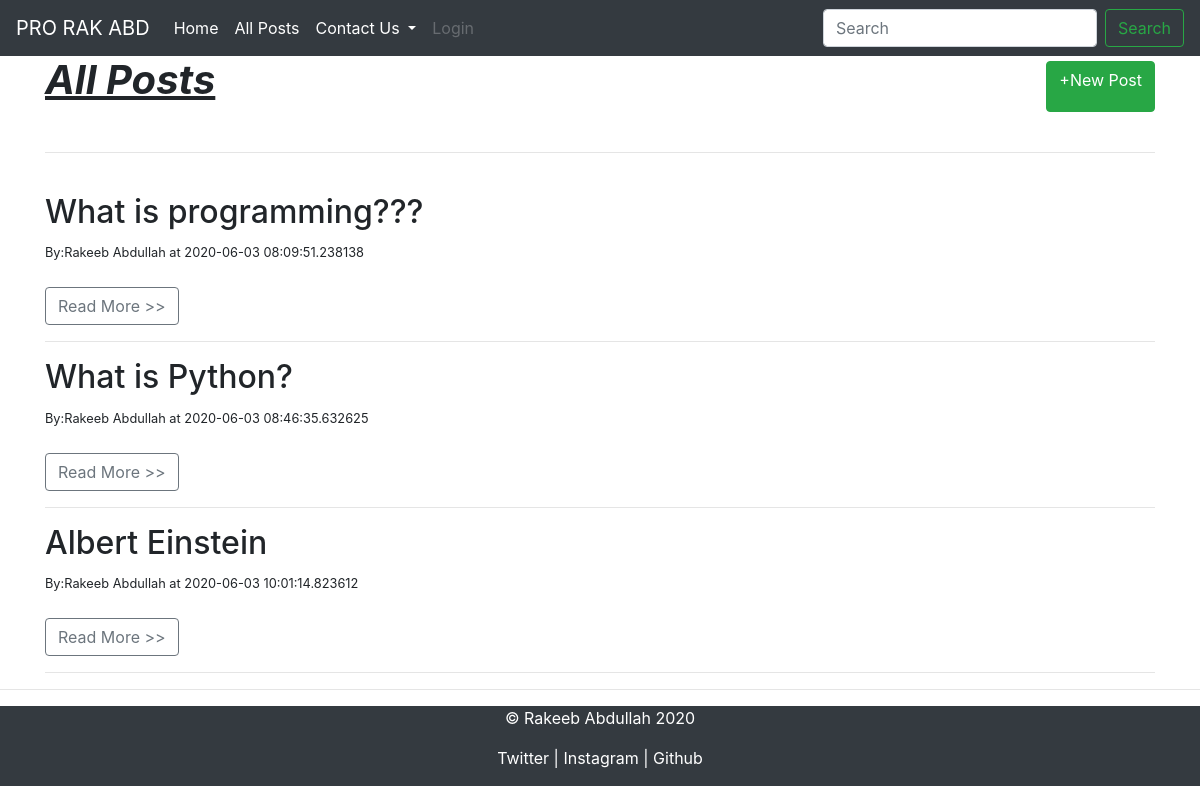
The page /posts on the database its author committed.
### blog_app/models.py (models this page shows, shortened)
class BlogPost(db.Model):
    id = db.Column(db.Integer, primary_key=True)
    title = db.Column(db.String(100), nullable=False)
    content = db.Column(db.Text, nullable=False)
    author = db.Column(db.String(20), nullable=False, default='N/A')
    date_posted = db.Column(db.DateTime, nullable=False,
                            default=datetime.utcnow)

### blog_app/route.py (the view)
@app.route('/posts', methods=['GET', 'POST'])
def posts():
    all_posts = BlogPost.query.order_by(BlogPost.date_posted).all()
    return render_template('posts.html', posts=all_posts)

### blog_app/templates/posts.html (shortened to what this page needs)
{% extends 'base.html' %}
{% block head %}
<link rel="stylesheet" href="{{ url_for('static',filename='css/posts.css') }}">
{% endblock %}
{% block body %}
<div class="header">
  <h1 id="post-heading" style="font-style: italic; font-weight: bolder;text-decoration: underline;">All Posts</h1>
  <a href="/posts/new_post" class="btn btn-success">+New Post</a>
</div>
<br>
<hr>
<br>
{% for post in posts %}
<h2>{{ post.title }}</h2>
{% if post.author %}
  <small>By:{{ post.author }} at {{ post.date_posted }}</small>
{% else %}
  <small>By:N/A at {{ post.date_posted }}</small>
{% endif %}
<br>
<br>
<a href="/posts/read_more/{{post.id}}" class="btn btn-outline-secondary">Read More >></a>
<hr>
{% endfor %}
{% endblock %}

### blog_app/templates/base.html (shortened to what this page needs)
<!DOCTYPE html>
<html lang="en">
<head>
    <link rel="stylesheet" href="{{ url_for( 'static',filename='css/bootstrap.css' ) }}">
    <link rel="stylesheet" href="https://stackpath.bootstrapcdn.com/font-awesome/4.7.0/css/font-awesome.min.css">
    {% block head %} {% endblock %}
</head>
<body>
    <nav class="navbar navbar-expand-lg navbar-dark bg-dark">
        <a class="navbar-brand" href="https://rakabd.netlify.app">PRO RAK ABD</a>
        <div class="collapse navbar-collapse" id="navbarSupportedContent">
          <ul class="navbar-nav mr-auto">
            <li class="nav-item active">
              <a class="nav-link" href="/">Home <span class="sr-only">(current)</span></a>
            </li>
            <li class="nav-item active">
              <a class="nav-link" href="/posts">All Posts</a>
            </li>
            <li class="nav-item active dropdown">
              <a class="nav-link dropdown-toggle" href="#" id="navbarDropdown" role="button" data-toggle="dropdown" aria-haspopup="true" aria-expanded="false">
                Contact Us
              </a>
            </li>
            <li class="nav-item">
              <a class="nav-link disabled" href="#">Login</a>
            </li>
          </ul>
          <form class="form-inline my-2 my-lg-0">
            <input class="form-control mr-sm-2" type="search" placeholder="Search" aria-label="Search">
            <button class="btn btn-outline-success my-2 my-sm-0" type="submit">Search</button>
          </form>
        </div>
      </nav>
    <div class="container">
        {% block body %}
        {% endblock %}
    </div>
    <hr>
    <div style="background-color:#343a40; height: 80px;bottom: 0; width: 100%;">
    <footer class="container" style="text-align: center;background-color: #343a40; color: white;">
        <p>© Rakeeb Abdullah 2020</p>
        <a href="https://twitter.com/rakeeb_abd" style="color: white;">Twitter |</a>
        <a href="https://instagram.com/rakeeb_abd" style="color: white;">Instagram |</a>
        <a href="https://github.com/Rakeeb-Abdullah" style="color: white;">Github</a>
    </footer>
    </div>
</body>
</html>

### blog_app/static/css/posts.css (style rules this page uses)
.header { display: flex; }
#post-heading { flex: 2; }
.btn-success { margin-top: 5px; }

### rows shown on the page
BlogPost: title "What is programming???", author "Rakeeb Abdullah", date_posted "2020-06-03 08:09:51.238138"
BlogPost: title "What is Python?", author "Rakeeb Abdullah", date_posted "2020-06-03 08:46:35.632625"
BlogPost: title "Albert Einstein", author "Rakeeb Abdullah", date_posted "2020-06-03 10:01:14.823612"
